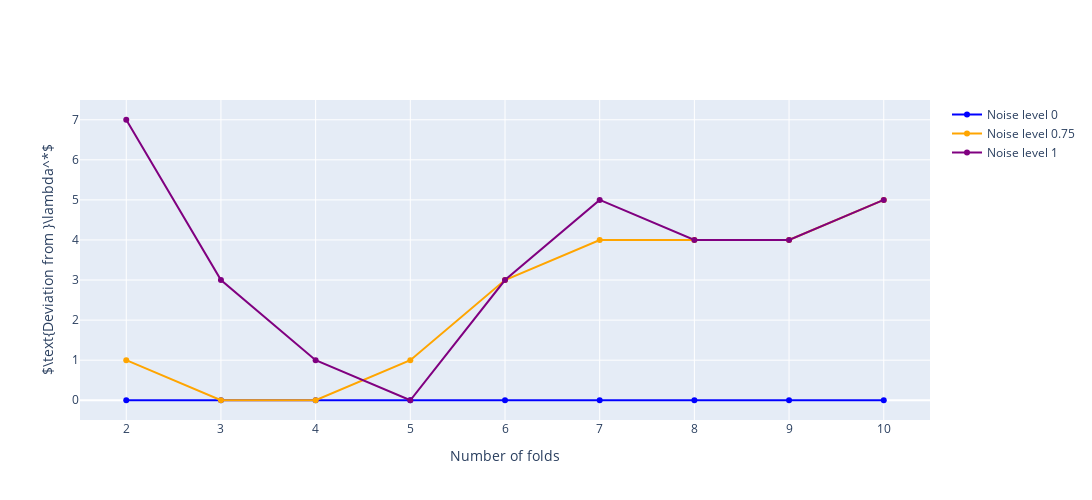

The notebook cell saved with this chart:
### Markdown cell above
We can also see that the empirical risk minimizer converges to the population minimizer, by comparing the difference between the best ridge coefficient $\lambda$ obtained through $K$-fold cross-validation, and the best value obtained using the whole labeled set for training and the population risk for hyperparameter tuning.

### Code cell
n = 100
d = 10
snr = 1
all_noise_sigmas = [0, 0.75, 1]
all_Ks = np.arange(2, 11)

deviation_from_best_lambdas = {}
all_ridge_coefficients = np.arange(0, 20, 1)

for noise_sigma in all_noise_sigmas:
    X, y, beta_star, Sigma = generate_data(n=n,
                                           d=d,
                                           snr=snr,
                                           noise_sigma=noise_sigma,
                                           seed=21)
    deviation_from_best_lambdas[noise_sigma] = []
    for K in all_Ks:
        cv_risks, full_estimator_population_risk = [], []
        for ridge_coef in all_ridge_coefficients:
            ridge_reg = Ridge(alpha=ridge_coef, fit_intercept=False)
            scores = cross_val_score(ridge_reg,
                                     X,
                                     y,
                                     scoring="neg_mean_squared_error",
                                     cv=K)
            cv_risks.append(-scores.mean())

            full_ridge_reg = Ridge(alpha=ridge_coef,
                                   fit_intercept=False).fit(X, y)
            full_estimator_population_risk.append(
                compute_population_risk(beta_star, full_ridge_reg.coef_,
                                        noise_sigma, Sigma))

        best_empirical_lambda = all_ridge_coefficients[np.argmin(cv_risks)]
        best_population_lambda = all_ridge_coefficients[np.argmin(
            full_estimator_population_risk)]
        deviation_from_best_lambdas[noise_sigma].append(
            np.fabs(best_empirical_lambda - best_population_lambda))

fig = go.Figure()
for i, noise_sigma in enumerate(all_noise_sigmas):
    fig.add_trace(
        go.Scatter(x=all_Ks,
                   y=deviation_from_best_lambdas[noise_sigma],
                   marker_color=colors[i],
                   name=f"Noise level {noise_sigma}"))

fig.update_layout(height=figure_height,
                  width=figure_width,
                  yaxis_title=r"$\text{Deviation from }\lambda^*$",
                  xaxis_title="Number of folds",
                  hovermode='x')
fig.show()

### Figure 1 — Plotly figure (JSON) as saved in the notebook; plotly's stock layout.template omitted (floating-point values rounded to 4 significant figures)
{"data": [{"marker": {"color": "blue"}, "name": "Noise level 0", "type": "scatter", "x": [2, 3, 4, 5, 6, 7, 8, 9, 10], "y": [0, 0, 0, 0, 0, 0, 0, 0, 0]}, {"marker": {"color": "orange"}, "name": "Noise level 0.75", "type": "scatter", "x": [2, 3, 4, 5, 6, 7, 8, 9, 10], "y": [1, 0, 0, 1, 3, 4, 4, 4, 5]}, {"marker": {"color": "purple"}, "name": "Noise level 1", "type": "scatter", "x": [2, 3, 4, 5, 6, 7, 8, 9, 10], "y": [7, 3, 1, 0, 3, 5, 4, 4, 5]}], "layout": {"height": 500, "hovermode": "x", "width": 1200, "xaxis": {"title": {"text": "Number of folds"}}, "yaxis": {"title": {"text": "$\\text{Deviation from }\\lambda^*$"}}}}
